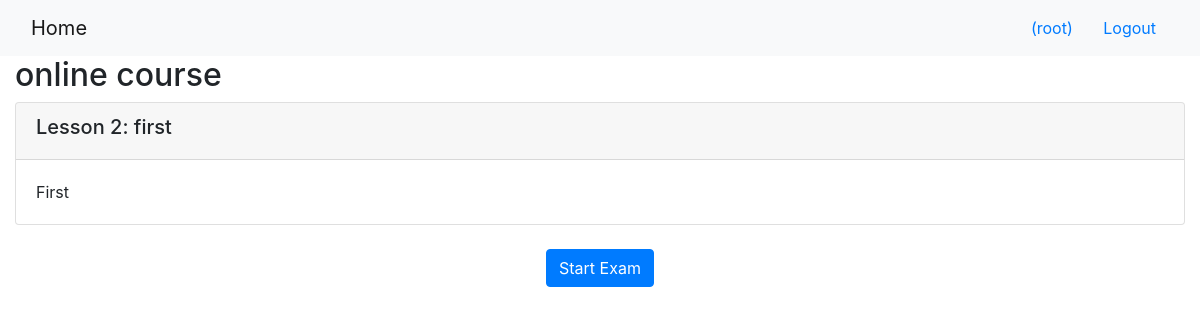
/onlinecourse/1/ (signed in), run on an earlier commit of the app's database.
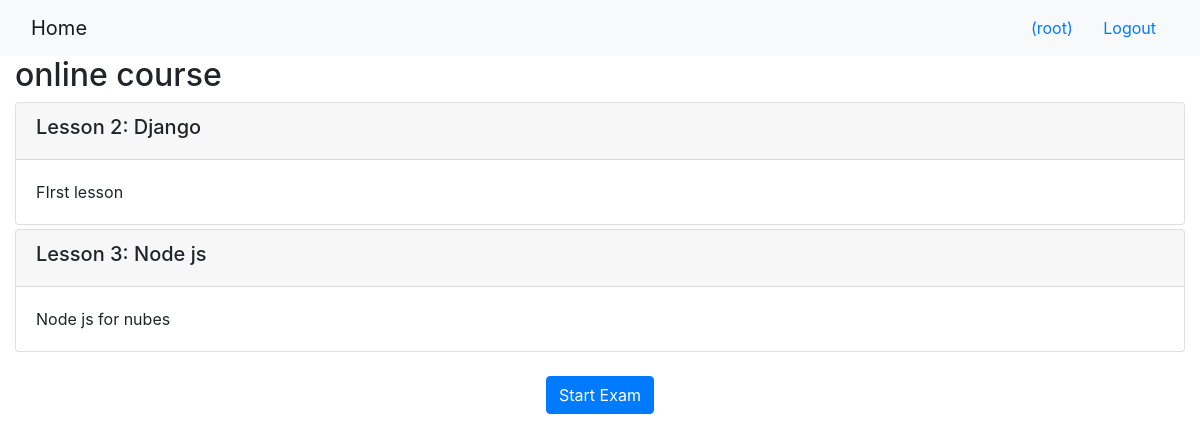
And on a later commit of the database.
### onlinecourse/models.py (models this page shows)
class Lesson(models.Model):
    title = models.CharField(max_length=200, default="title")
    order = models.IntegerField(default=0)
    course = models.ForeignKey(Course, on_delete=models.CASCADE)
    content = models.TextField()

### onlinecourse/views.py (the view)
# urls.py: path('<int:pk>/', views.CourseDetailView.as_view(), name='course_details'),
class CourseDetailView(generic.DetailView):
    model = Course
    template_name = 'onlinecourse/course_detail_bootstrap.html'

### onlinecourse/templates/onlinecourse/course_detail_bootstrap.html (shortened to what this page needs)
<!DOCTYPE html>
<html lang="en">
<head>
     {% load static %}
    <link rel="stylesheet" href="https://maxcdn.bootstrapcdn.com/bootstrap/4.5.2/css/bootstrap.min.css">
</head>
<body>
    <nav class="navbar navbar-light bg-light">
        <div class="container-fluid">
            <div class="navbar-header">
                  <a class="navbar-brand" href="{% url 'onlinecourse:index' %}">Home</a>
            </div>
            <ul class="nav navbar-nav navbar-right">
                {% if user.is_authenticated %}
                <li>
                    <a class="btn btn-link" href="#">{{ user.first_name }}({{ user.username }})</a>
                    <a class="btn btn-link" href="{% url 'onlinecourse:logout' %}">Logout</a>
                </li>
                {% endif %}
            </ul>
        </div>
    </nav>
    <div class="container-fluid">
        <h2>{{ course.name }}</h2>
        <div class="card-columns-vertical">
            {% for lesson in course.lesson_set.all %}
                 <div class="card mt-1">
                    <div class="card-header"><h5>Lesson {{lesson.order|add:1}}: {{lesson.title}}</h5></div>
                    <div class="card-body">{{lesson.content}}</div>
                </div>
            {% endfor %}
        </div>
        <br>
        <center><button data-toggle="collapse" data-target="#exam" class = "btn btn-primary">Start Exam</button></center>
        <br>
    </div>
</body>
</html>

What changed in the data, as far as the page shows it:
changed Lesson: title "first" → "Django"; content "First" → "FIrst lesson"
added Lesson: order|add "3", title "Node js", content "Node js for nubes"
